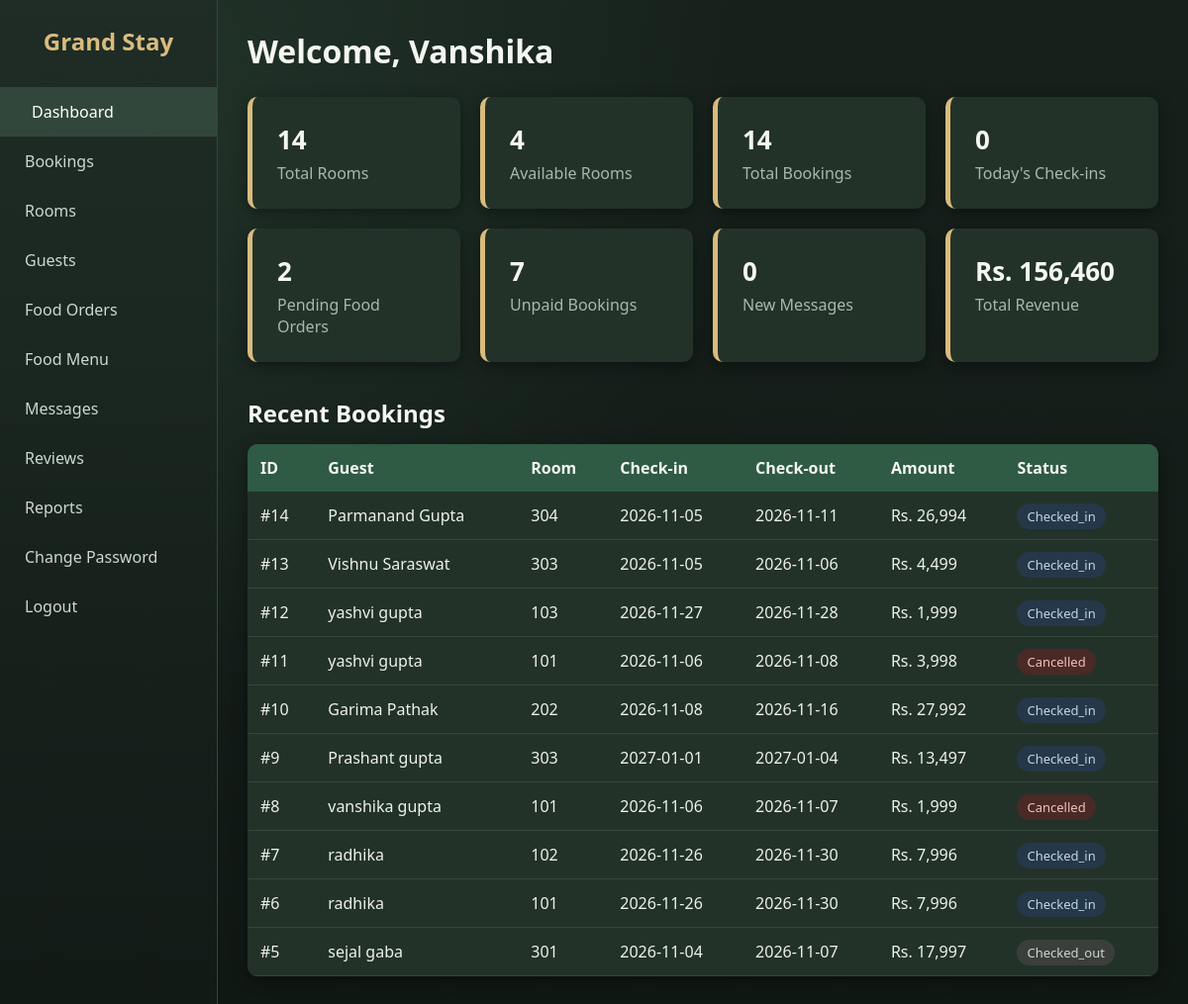
/dashboard.php (signed in), run on the app's committed database.
### tables this page shows
CREATE TABLE `bookings` (
  `id` int(11) NOT NULL,
  `guest_id` int(11) NOT NULL,
  `room_id` int(11) NOT NULL,
  `check_in` date NOT NULL,
  `check_out` date NOT NULL,
  `total_amount` decimal(10,2) DEFAULT NULL,
  `status` enum('pending','confirmed','checked_in','checked_out','cancelled') DEFAULT 'pending',
  `created_at` timestamp NOT NULL DEFAULT current_timestamp(),
  `customer_id` int(11) DEFAULT NULL,
  `payment_status` enum('unpaid','paid') NOT NULL DEFAULT 'unpaid',
  `payment_method` varchar(30) DEFAULT NULL,
  `transaction_id` varchar(40) DEFAULT NULL,
  `paid_at` datetime DEFAULT NULL
);

CREATE TABLE `guests` (
  `id` int(11) NOT NULL,
  `full_name` varchar(100) NOT NULL,
  `email` varchar(100) DEFAULT NULL,
  `phone` varchar(20) NOT NULL,
  `id_proof` varchar(100) DEFAULT NULL,
  `created_at` timestamp NOT NULL DEFAULT current_timestamp()
);

CREATE TABLE `rooms` (
  `id` int(11) NOT NULL,
  `room_number` varchar(10) NOT NULL,
  `room_type_id` int(11) NOT NULL,
  `status` enum('available','occupied','cleaning','maintenance') DEFAULT 'available'
);

### dashboard.php (the view, shortened to what this page needs)
<?php
include "../includes/db.php";
$total_rooms   = $conn->query("SELECT COUNT(*) c FROM rooms")->fetch_assoc()["c"];
$available     = $conn->query("SELECT COUNT(*) c FROM rooms WHERE status='available'")->fetch_assoc()["c"];
$total_book    = $conn->query("SELECT COUNT(*) c FROM bookings")->fetch_assoc()["c"];
$today_in      = $conn->query("SELECT COUNT(*) c FROM bookings WHERE check_in = CURDATE() AND status IN ('confirmed','checked_in')")->fetch_assoc()["c"];
$pending_food = $conn->query("SELECT COUNT(*) c FROM food_orders WHERE status IN ('pending','preparing')")->fetch_assoc()["c"];
$new_msgs = $conn->query("SELECT COUNT(*) c FROM contact_messages WHERE is_read = 0")->fetch_assoc()["c"];
$unpaid = $conn->query("SELECT COUNT(*) c FROM bookings WHERE payment_status='unpaid' AND status != 'cancelled'")->fetch_assoc()["c"];
$revenue       = $conn->query("SELECT COALESCE(SUM(total_amount),0) s FROM bookings WHERE status != 'cancelled'")->fetch_assoc()["s"];
$recent = $conn->query("
  SELECT b.id, g.full_name, r.room_number, b.check_in, b.check_out, b.total_amount, b.status
  FROM bookings b
  JOIN guests g ON b.guest_id = g.id
  JOIN rooms r ON b.room_id = r.id
  ORDER BY b.id DESC LIMIT 10
");
?>
<!DOCTYPE html>
<html lang="en">
<head>
  <link rel="stylesheet" href="../css/admin.css">
</head>
<body>
<?php include "sidebar.php"; ?>
<div class="main">
  <h1>Welcome, <?php echo htmlspecialchars($_SESSION["admin_name"]); ?></h1>
  <div class="cards">
    <div class="stat"><h3><?php echo $total_rooms; ?></h3><p>Total Rooms</p></div>
    <div class="stat"><h3><?php echo $available; ?></h3><p>Available Rooms</p></div>
    <div class="stat"><h3><?php echo $total_book; ?></h3><p>Total Bookings</p></div>
    <div class="stat"><h3><?php echo $today_in; ?></h3><p>Today's Check-ins</p></div>
    <div class="stat"><h3><?php echo $pending_food; ?></h3><p>Pending Food Orders</p></div>
    <div class="stat"><h3><?php echo $unpaid; ?></h3><p>Unpaid Bookings</p></div>
    <div class="stat"><h3><?php echo $new_msgs; ?></h3><p>New Messages</p></div>
    <div class="stat"><h3>Rs. <?php echo number_format($revenue); ?></h3><p>Total Revenue</p></div>
  </div>
  <h2>Recent Bookings</h2>
  <table>
    <tr>
      <th>ID</th><th>Guest</th><th>Room</th><th>Check-in</th><th>Check-out</th><th>Amount</th><th>Status</th>
    </tr>
    <?php while ($b = $recent->fetch_assoc()) { ?>
    <tr>
      <td>#<?php echo $b["id"]; ?></td>
      <td><?php echo htmlspecialchars($b["full_name"]); ?></td>
      <td><?php echo $b["room_number"]; ?></td>
      <td><?php echo $b["check_in"]; ?></td>
      <td><?php echo $b["check_out"]; ?></td>
      <td>Rs. <?php echo number_format($b["total_amount"]); ?></td>
      <td><span class="badge <?php echo $b["status"]; ?>"><?php echo $b["status"]; ?></span></td>
    </tr>
    <?php } ?>
  </table>
</div>
</body>
</html>

### admin.css (style rules this page uses)
* { margin: 0; padding: 0; box-sizing: border-box; }
body { font-family: 'Segoe UI', Arial, sans-serif; background: #f2f4f7; color: #333; }
.main { margin-left: 220px; padding: 30px; }
.main h1 { margin-bottom: 25px; color: #1c2b3a; }
.main h2 { margin: 35px 0 15px; color: #1c2b3a; }
.cards { display: grid; grid-template-columns: repeat(auto-fit, minmax(170px, 1fr)); gap: 20px; }
.stat { background: #fff; padding: 25px; border-radius: 10px; box-shadow: 0 3px 10px rgba(0,0,0,0.08); border-left: 5px solid #d4a94f; }
.stat h3 { font-size: 26px; color: #1c2b3a; }
.stat p { color: #777; margin-top: 5px; }
table { width: 100%; background: #fff; border-collapse: collapse; border-radius: 10px; overflow: hidden; box-shadow: 0 3px 10px rgba(0,0,0,0.08); }
th { background: #1c2b3a; color: #fff; text-align: left; padding: 13px; }
td { padding: 13px; border-bottom: 1px solid #eee; }
.badge { padding: 4px 10px; border-radius: 20px; font-size: 13px; text-transform: capitalize; }
.badge.checked_in { background: #cce5ff; color: #004085; }
.badge.checked_out { background: #e2e3e5; color: #383d41; }
.badge.cancelled { background: #f8d7da; color: #721c24; }
:root { --bg: #f6f4ec; --bg2: #ebeee2; --card: #fdfcf7; --main: #4f6b5a; --main-dark: #3d5546; --accent: #c9a86a; --accent-dark: #b08f4f; --soft: #dfe8da; --text: #3f4a42; --muted: #7a857d; }
body { color: var(--text) !important; background: radial-gradient(circle at 10% 15%, rgba(223,232,218,0.8), transparent 45%), linear-gradient(180deg, var(--bg), var(--bg2)) !important; background-attachment: fixed !important; }
.main h1, .main h2 { color: var(--main-dark) !important; }
.stat { background: var(--card) !important; border-left: 5px solid var(--accent) !important; box-shadow: 0 4px 14px rgba(79,107,90,0.14) !important; transition: transform 0.25s; }
.stat h3 { color: var(--main-dark) !important; }
.stat p { color: var(--muted) !important; }
table { background: var(--card) !important; box-shadow: 0 4px 14px rgba(79,107,90,0.14) !important; }
th { background: var(--main) !important; color: #f6f4ec !important; }
td { border-bottom: 1px solid #e8ebe0 !important; color: var(--text); }
.badge.checked_in { background: #dde8ef !important; color: #3f5f78 !important; }
.badge.checked_out { background: #ebe8df !important; color: #6b665a !important; }
.badge.cancelled { background: #f6dcd6 !important; color: #8a4a3f !important; }
body { color: #eef2ea !important; background: radial-gradient(circle at 10% 10%, rgba(80,130,100,0.20), transparent 45%), linear-gradient(180deg, #17211c, #101814) !important; background-attachment: fixed !important; }
.main h1, .main h2 { color: #f4f7f1 !important; }
.stat { background: #233229 !important; border-left: 5px solid #d9bb7e !important; box-shadow: 0 4px 16px rgba(0,0,0,0.4) !important; }
.stat h3 { color: #f4f7f1 !important; }
.stat p { color: #a8b8ac !important; }
body table { background: #233229 !important; box-shadow: 0 4px 16px rgba(0,0,0,0.4) !important; }
body table th { background: #2f5a43 !important; color: #f4f7f1 !important; }
body table td { background: #233229 !important; color: #eef2ea !important; border-bottom: 1px solid #34463c !important; }
.badge.checked_in { background: #25384a !important; color: #bcd7ee !important; }
.badge.checked_out { background: #3a3f3b !important; color: #cfd5cf !important; }
.badge.cancelled { background: #4a2a26 !important; color: #f0c2ba !important; }

### data on the page
bookings: id "14", guest.full_name "Parmanand Gupta", room.room_number "304", check_in "2026-11-05", check_out "2026-11-11", total_amount "26,994", status "Checked_in"
bookings: id "13", guest.full_name "Vishnu Saraswat", room.room_number "303", check_in "2026-11-05", check_out "2026-11-06", total_amount "4,499", status "Checked_in"
bookings: id "12", guest.full_name "yashvi gupta", room.room_number "103", check_in "2026-11-27", check_out "2026-11-28", total_amount "1,999", status "Checked_in"
bookings: id "11", guest.full_name "yashvi gupta", room.room_number "101", check_in "2026-11-06", check_out "2026-11-08", total_amount "3,998", status "Cancelled"
bookings: id "10", guest.full_name "Garima Pathak", room.room_number "202", check_in "2026-11-08", check_out "2026-11-16", total_amount "27,992", status "Checked_in"
bookings: id "9", guest.full_name "Prashant gupta", room.room_number "303", check_in "2027-01-01", check_out "2027-01-04", total_amount "13,497", status "Checked_in"
bookings: id "8", guest.full_name "vanshika gupta", room.room_number "101", check_in "2026-11-06", check_out "2026-11-07", total_amount "1,999", status "Cancelled"
bookings: id "7", guest.full_name "radhika", room.room_number "102", check_in "2026-11-26", check_out "2026-11-30", total_amount "7,996", status "Checked_in"
bookings: id "6", guest.full_name "radhika", room.room_number "101", check_in "2026-11-26", check_out "2026-11-30", total_amount "7,996", status "Checked_in"
bookings: id "5", guest.full_name "sejal gaba", room.room_number "301", check_in "2026-11-04", check_out "2026-11-07", total_amount "17,997", status "Checked_out"

### other printed values
$m[1] "Dashboard"
$m[1] "Bookings"
$m[1] "Rooms"
$m[1] "Guests"
$m[1] "Food Orders"
$m[1] "Food Menu"
$m[1] "Messages"
$m[1] "Reviews"
$m[1] "Reports"
$m[1] "Change Password"
$_SESSION["admin_name"] "Vanshika"
$total_rooms "14"
$available "4"
$total_book "14"
$today_in "0"
